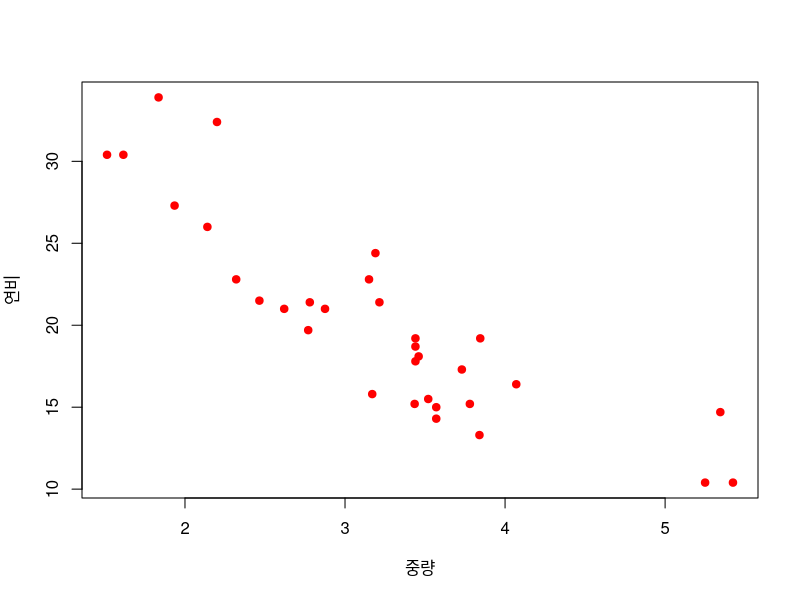
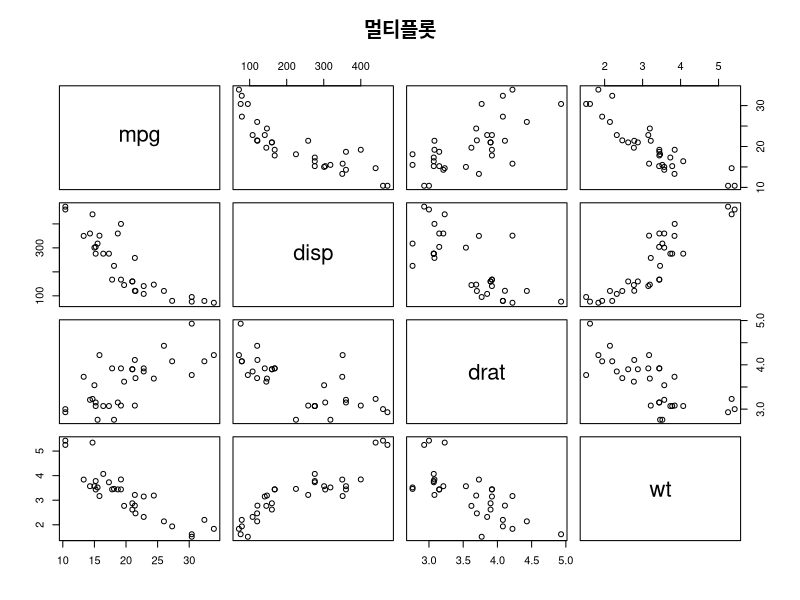
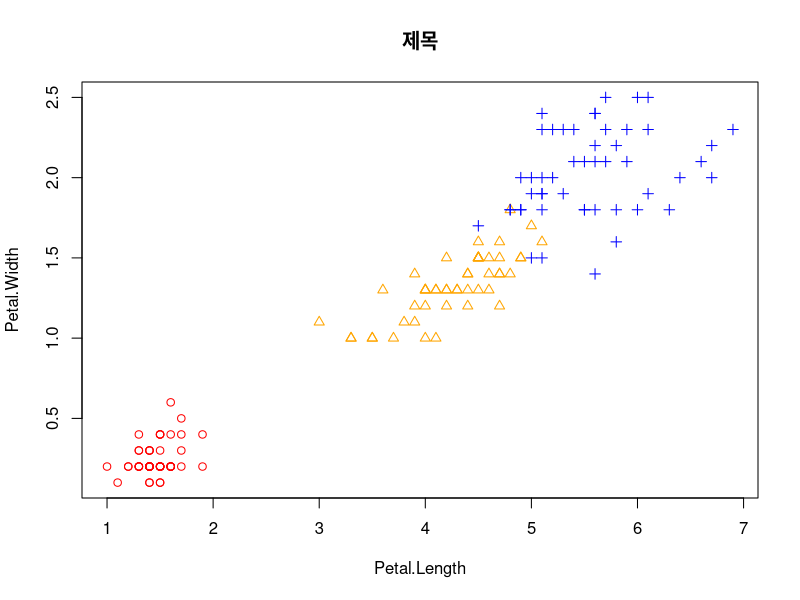
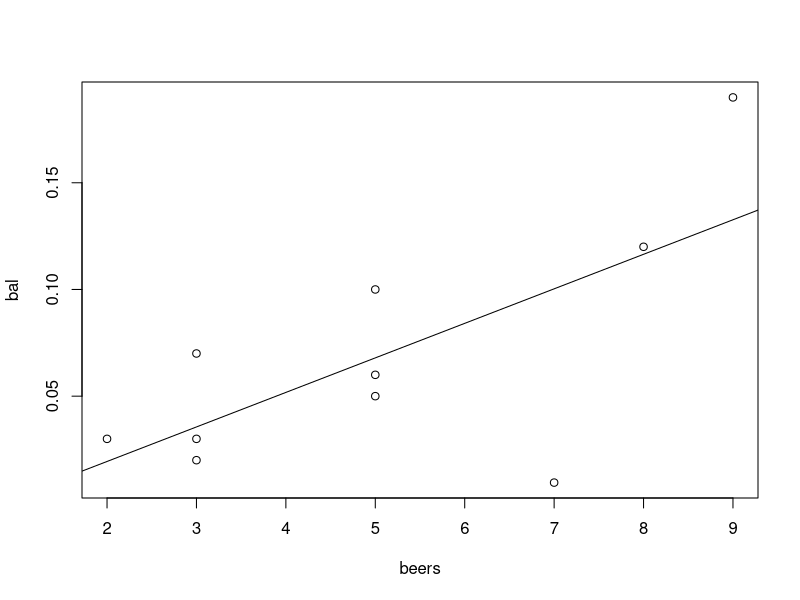
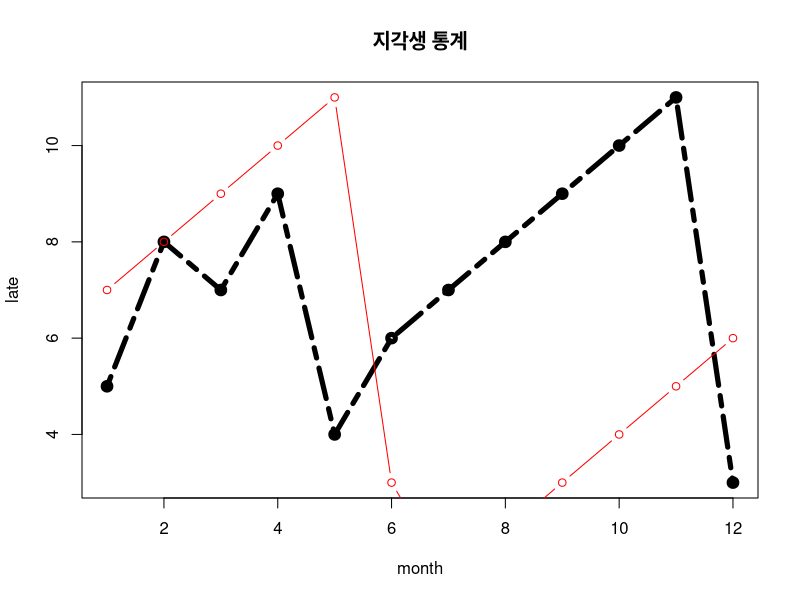
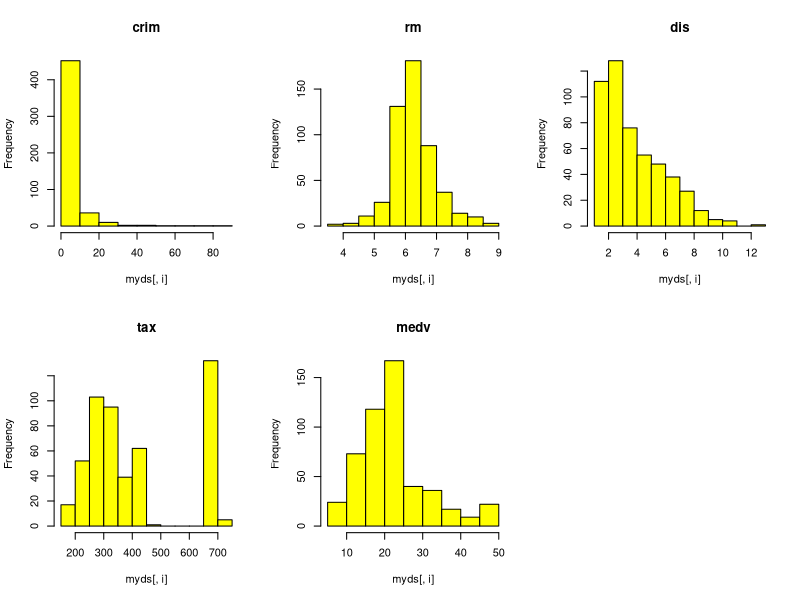
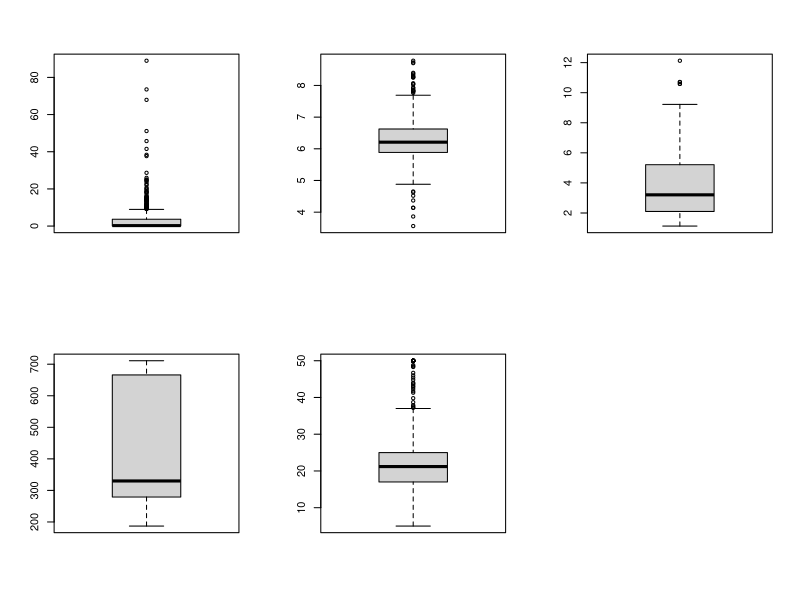
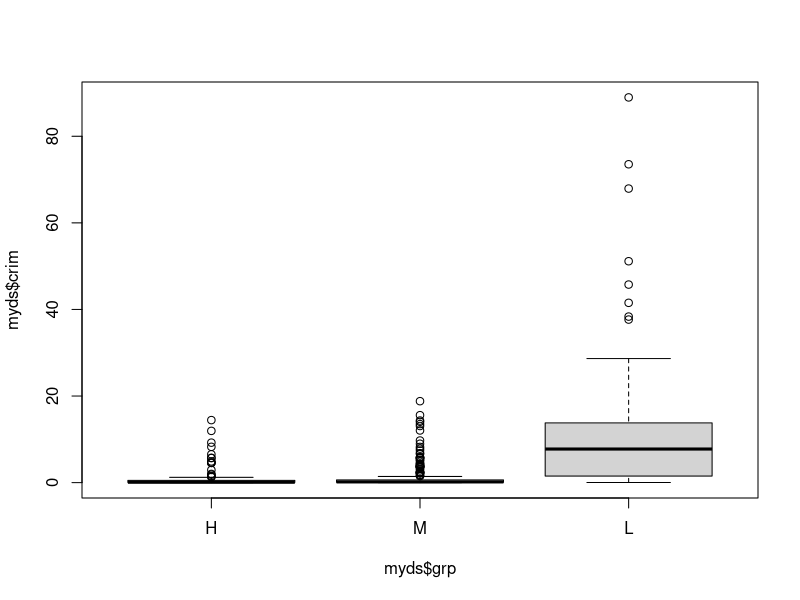

Recreate these plots in R, in order. (Note: this script raises an error after producing the figures.)
#chap6 다중변수 자료의 탐색
#산점도
wt <- mtcars$wt
mpg <- mtcars$mpg

plot(wt, mpg,
     xlab='중량',
     ylab='연비',
     col='red',
     pch=19)

vars <- c("mpg","disp", "drat", "wt")
target <- mtcars[,vars]
head(target)
pairs(target,
      main='멀티플롯')

iris.2 <- iris[,3:4]
point <- as.numeric(iris$Species)
point
color <- c("red", "orange", "blue")
plot(iris.2,
     main="제목",
     pch=c(point),
     col=color[point])


#상관분석과 상관계수
beers <- c(5,2,9,8,3,7,3,5,3,5)
bal <- c(0.1, 0.03, 0.19, 0.12, 0.03, 0.0095, 0.07, 0.06, 0.02, 0.05)
tbl <- data.frame(beers, bal)
tbl
plot(bal~beers, data=tbl)
res <- lm(bal~beers, data=tbl)
abline(res) #회귀선 작성
cor(beers, bal)

cor(iris[,1:4]) #변수간 상관계수


#선그래프
month= 1:12
late = c(5,8,7,9,4,6,7,8,9,10,11,3)
plot(month,
     late,
     main='지각생 통계',
     type = "o",
     lty=6, 
     lwd=5)
late2 = c(7,8,9,10,11,3,1,2,3,4,5,6)
lines(month,
      late2,
      type='b',
      col='red')


#EDA
install.packages('mlbench')
library(mlbench)
data("BostonHousing")
myds <- BostonHousing[,c("crim", "rm", "dis", "tax", "medv")]

#그룹변수 추가
grp <- c()
for (i in 1:nrow(myds)){
   if (myds$medv[i] >=25.0) {
     grp[i] <- "H"
   } else if (myds$medv[i]<=17.0){
     grp[i] <- "L"
   } else {
     grp[i] <- "M" 
     }
}

grp <- factor(grp)
grp <- factor(grp, levels=c("H", "M", "L"))
myds <- data.frame(myds, grp)

myds


#데이터셋 형태 파악
str(myds)
table(myds$grp)

par(mfrow=c(2,3))
for (i in 1:5){
  hist(myds[, i], main=colnames(myds)[i], col='yellow')
}
par(mfrow=c(1,1))

par(mfrow=c(2,3))
for (i in 1:5){
  boxplot(myds[,i])
}
par(mfrow=c(1,1))

#그룹별 관측값 분포 확인
boxplot(myds$crim~myds$grp)
boxplot(myds$rm~grp)

pairs(myds[,-6])


point <- as.integer(myds$grp)
color <- c("red", "orange", "blue")
pairs(myds[,-6], pch=point, col=color[point])

cor(myds[,-6])


###실전분석
tmp <- airquality[,1:4]
tmp <- tmp[complete.cases(tmp),]
head(tmp)
plot(tmp)
cor(tmp)
cor(tmp$Ozone, tmp$Temp)
plot(tmp$Ozone, tmp$Temp, main='제목')
res <- lm(tmp$Temp~tmp$Ozone)
abline(res, col='red')


###연습문제
#01
cor(cars$speed, cars$dist)
plot(cars$speed, cars$dist)
res <- lm(cars$dist~cars$speed)
abline(res, col='red')
#상관계수가 0.8로 강한 양의 상관관계임

#02 
cor(pressure$temperature, pressure$pressure)
plot(pressure$temperature, pressure$pressure)
res <- lm(pressure$pressure~pressure$temperature)
abline(res, col='red')
#상관계수가 0.76으로 양의 상관관계가 있는 편임

#03
ds <- swiss[,1:4]
head(ds)
pairs(ds)

#04
plot(iris$Petal.Length, iris$Petal.Width,
     col = iris$Species,
     pch = 3)

#07
ds <- state.x77
cor(ds)
pairs(ds)
#Income과 가장 큰 상간관계를 가진변수는 HS Grad임

#10
#(1)
plot(trees$Girth, trees$Height)
cor(trees$Girth, trees$Height)
#(2)
pairs(trees)
cor(trees)

#11
plot(Orange$age, Orange$circumference,
     col=Orange$Tree,
     pch = 10)

#12
#(1)
data("Glass")
myds <- Glass
#(2,3,4)
pairs(myds[,-10])
cor(myds[,-10])
pairs(myds[,-10],
      col = myds$Type)

#14
years <- 1875:1972
hlevel <- as.vector(LakeHuron)
lines(years,
     hlevel,
     type='b',
     main = 'LakeHuron',
     col='skyblue')

#16 
str(USAccDeaths)
months <- 1:12
acc_1973 <- acc[1:12]
acc_1975 <- acc[25:36]
acc_1977 <- acc[49:60]

plot(months, acc_1973, type = "l", col = "red")
lines(months, acc_1975, col = "blue")
lines(months, acc_1977, col = "green")